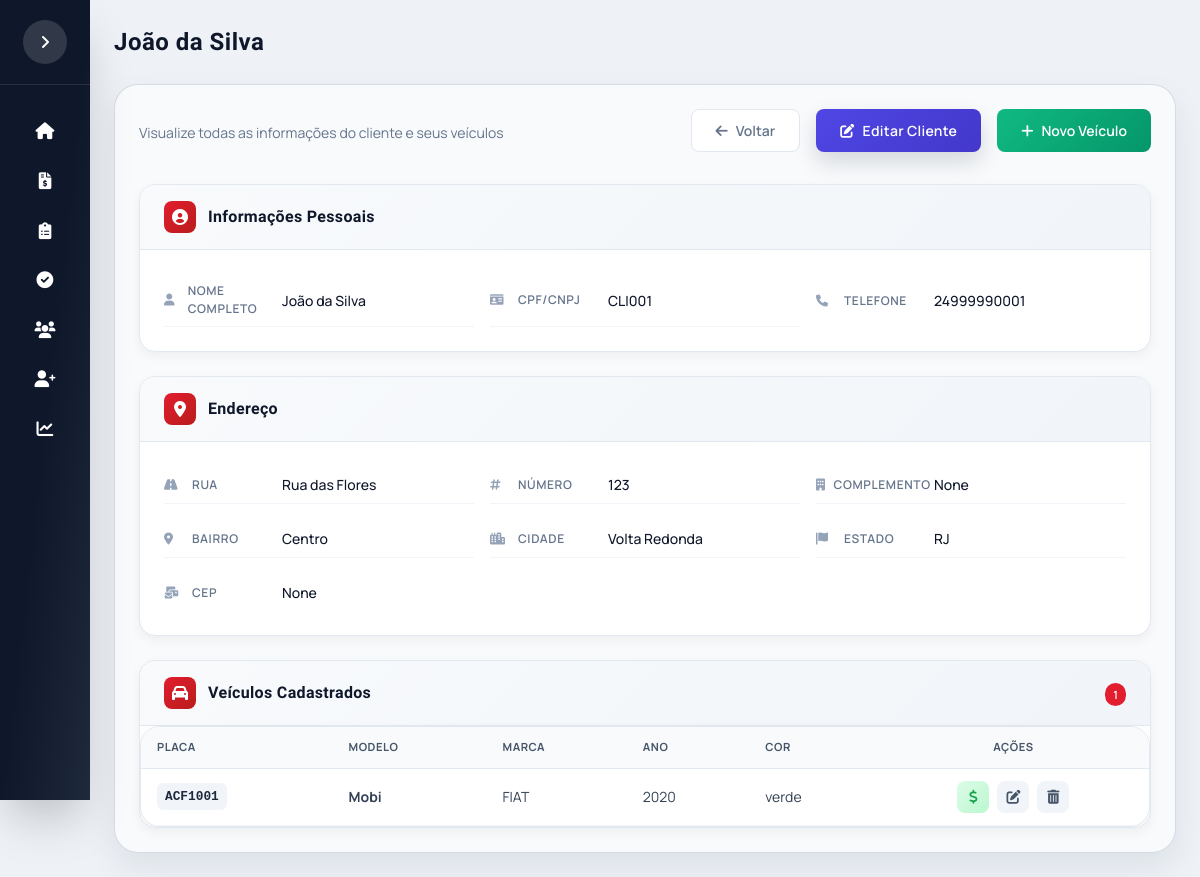
Page /cliente/1 on the earlier database version.
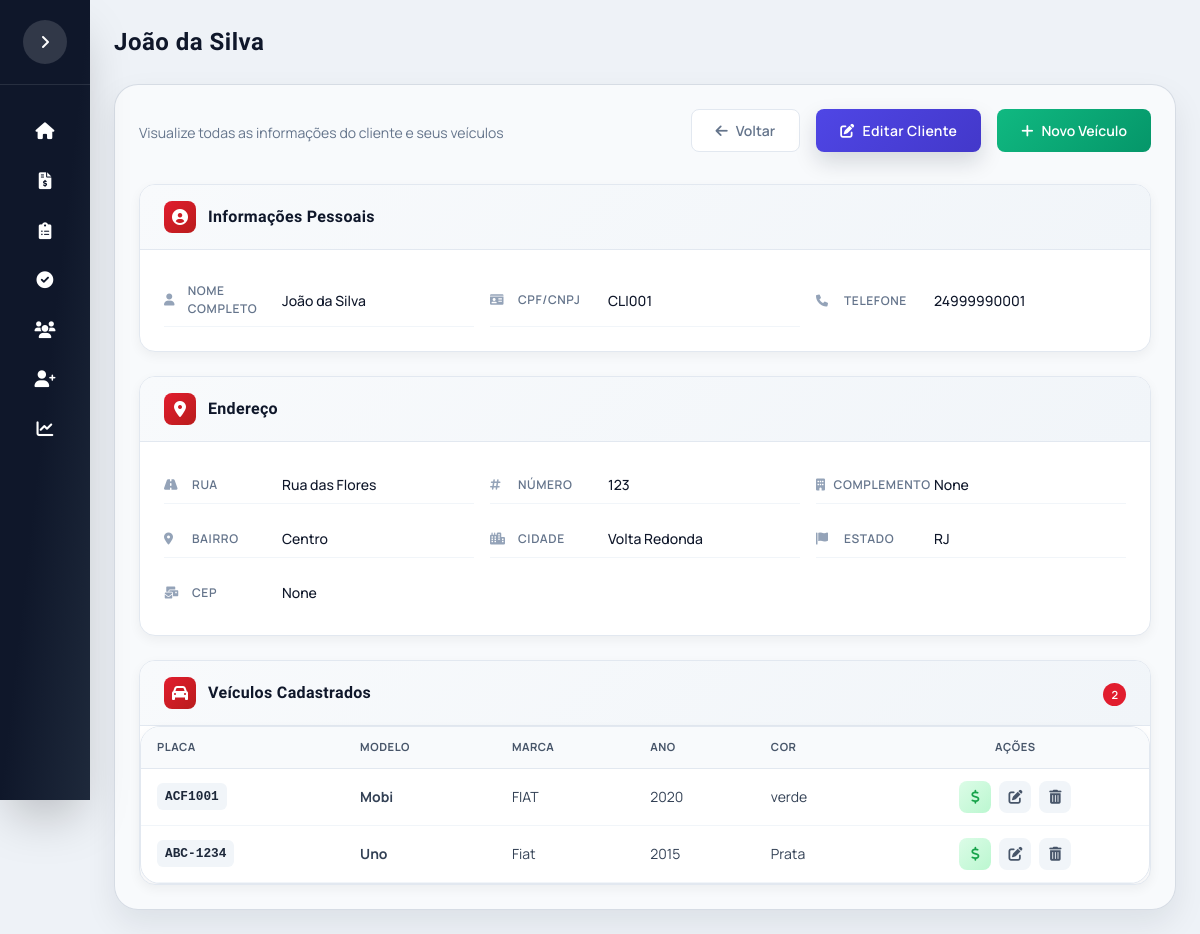
Same page on the later database version.
### app/models.py (models this page shows)
class Veiculo(db.Model):
    __tablename__ = "veiculos"
    id_veiculo = db.Column(db.Integer, primary_key=True, autoincrement=True)
    id_cliente = db.Column(db.Integer, db.ForeignKey("clientes.id_cliente"), nullable=False)
    placa = db.Column(db.String(7), unique=True, nullable=False)
    marca = db.Column(db.String(50), nullable=False)
    modelo = db.Column(db.String(80), nullable=False)
    ano = db.Column(db.Integer)
    cor = db.Column(db.String(30))
    orcamentos = db.relationship("Orcamento", backref="veiculo", lazy=True)

### app/routes.py (the view)
@main.route("/cliente/<int:id_cliente>")
def perfil_cliente(id_cliente):
    cliente = Cliente.query.get_or_404(id_cliente)
    return render_template(
        "cliente.html",
        cliente=cliente
    )

### templates/cliente.html (shortened to what the changed rows need)
{% extends "base.html" %}
{% block content %}
<div class="cliente-perfil-container">
    <div class="veiculos-card">
        <div class="card-header-custom">
            <div class="header-badge">
                {% set veiculos_ativos = [] %}
                {% for v in cliente.veiculos %}
                    {% if 'descadastrado' not in v.placa.lower() %}
                        {% set _ = veiculos_ativos.append(v) %}
                    {% endif %}
                {% endfor %}
                <span class="badge-veiculos">{{ veiculos_ativos|length }}</span>
            </div>
        </div>
        {% set veiculos_ativos = [] %}
        {% for v in cliente.veiculos %}
            {% if 'descadastrado' not in v.placa.lower() %}
                {% set _ = veiculos_ativos.append(v) %}
            {% endif %}
        {% endfor %}
        {% if veiculos_ativos %}
            <div class="table-wrapper">
                <table class="table-veiculos">
                    <thead>
                        <tr>
                            <th>Placa</th>
                            <th>Modelo</th>
                            <th>Marca</th>
                            <th>Ano</th>
                            <th>Cor</th>
                            <th style="text-align: center;">Ações</th>
                        </tr>
                    </thead>
                    <tbody>
                        {% for veiculo in veiculos_ativos %}
                        <tr>
                            <td data-label="Placa"><span class="placa-badge">{{ veiculo.placa.upper() }}</span></td>
                            <td data-label="Modelo"><strong>{{ veiculo.modelo }}</strong></td>
                            <td data-label="Marca">{{ veiculo.marca }}</td>
                            <td data-label="Ano">{{ veiculo.ano }}</td>
                            <td data-label="Cor">{{ veiculo.cor }}</td>
                            <td data-label="Ações" class="acoes-veiculo">
                                <a href="{{ url_for('main.form_orcamento', id_veiculo=veiculo.id_veiculo) }}" class="icon-btn-sm icon-btn-orcamento" data-tooltip="Novo orçamento">
                                    <i class="fas fa-dollar-sign"></i>
                                </a>
                                <a href="{{ url_for('main.editar_veiculo', id_veiculo=veiculo.id_veiculo) }}" class="icon-btn-sm" data-tooltip="Editar veículo">
                                    <i class="fas fa-edit"></i>
                                </a>
                                <form method="POST"
                                      action="{{ url_for('main.deletar_veiculo', id_veiculo=veiculo.id_veiculo) }}"
                                      style="display: inline;"
                                      onsubmit="event.preventDefault(); customConfirm({
                                          message: 'Tem certeza que deseja excluir este veículo?',
                                          title: 'Excluir Veículo',
                                          type: 'danger'
                                      }).then(confirmed => { if(confirmed) this.submit(); });">
                                    <button type="submit" class="icon-btn-sm" data-tooltip="Excluir veículo">
                                        <i class="fas fa-trash-alt"></i>
                                    </button>
                                </form>
                             </td>
                         </tr>
                        {% endfor %}
                    </tbody>
                </table>
            </div>
        {% endif %}
    </div>
</div>
{% endblock %}

Differences in the rows shown:
added Veiculo: placa "ABC-1234", modelo "Uno", marca "Fiat", ano "2015", cor "Prata"
Other differences:
{{ veiculos_ativos|length }}: "1" → "2"
